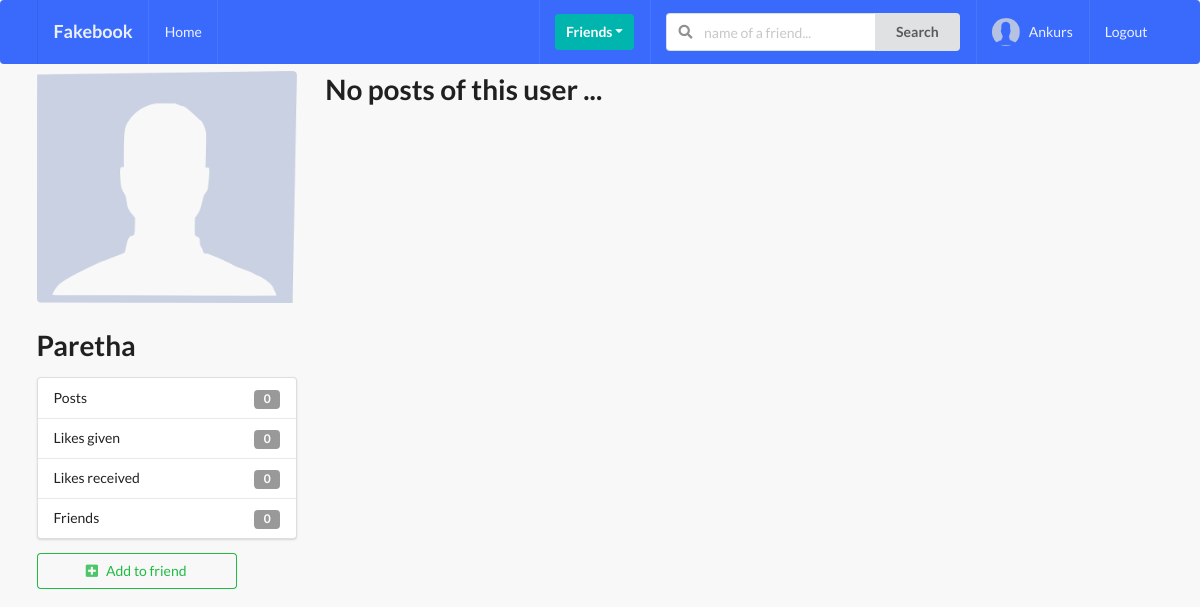
Screenshot of /profiles/kaushal-yadav/ (signed in) with the database file from the repository.
### profiles/models.py (models this page shows, shortened)
class Profile(models.Model):
    first_name = models.CharField(max_length=200, blank=True)
    last_name = models.CharField(max_length=200, blank=True)
    user = models.OneToOneField(User, on_delete=models.CASCADE)
    bio = models.TextField(default="No Bio ...", max_length=300)
    email = models.EmailField(max_length=200, blank=True)
    country = models.CharField(max_length=200, blank=True)
    avatar = models.ImageField(default='avatar.png', upload_to='avatars/')
    friends = models.ManyToManyField(User, blank=True, related_name='friends')
    slug = models.SlugField(unique=True, blank=True)
    updated = models.DateTimeField(auto_now=True)
    created = models.DateTimeField(auto_now_add=True)
    objects = ProfileManager()
    def get_friends_no(self):
        return self.friends.all().count()
    def get_posts_no(self):
        return self.posts.all().count()
    def get_all_authors_posts(self):
        return self.posts.all()
    def get_likes_given_no(self):
        likes = self.like_set.all()
        total_liked = 0
        for item in likes:
            if item.value=='Like':
                total_liked += 1
        return total_liked
    def get_likes_received_no(self):
        posts = self.posts.all()
        total_liked = 0
        for item in posts:
            total_liked += item.liked.all().count()
        return total_liked
    __initial_first_name = None
    __initial_last_name = None
    def __init__(self, *args, **kwargs):
        super().__init__(*args, **kwargs)
        self.__initial_first_name = self.first_name
        self.__initial_last_name = self.last_name

### profiles/views.py (the view)
# urls.py: path('<slug>/', ProfileDetailView.as_view(), name='profile-detail-view'),
class ProfileDetailView(LoginRequiredMixin, DetailView):
    model = Profile
    template_name = 'profiles/detail.html'
    def get_object(self, slug=None):
        slug = self.kwargs.get('slug')
        profile = Profile.objects.get(slug=slug)
        return profile
    def get_context_data(self, **kwargs):
        context = super().get_context_data(**kwargs)
        user = User.objects.get(username__iexact = self.request.user)
        profile = Profile.objects.get(user=user)
        rel_r = Relationship.objects.filter(sender=profile)
        rel_s = Relationship.objects.filter(receiver=profile)
        rel_receiver = []
        rel_sender = []
        for item in rel_r:
            rel_receiver.append(item.receiver.user)
        for item in rel_s:
            rel_sender.append(item.sender.user)
        context['profile'] = profile
        context['rel_receiver'] = rel_receiver
        context['rel_sender'] = rel_sender
        context['posts'] = self.get_object().get_all_authors_posts()
        context['len_posts'] = True if len(self.get_object().get_all_authors_posts()) > 0 else False
        return context

### profiles/context_processors.py (called while the page is built)
def profile_pic(request):
    if request.user.is_authenticated:
        profile_obj = Profile.objects.get(user=request.user)
        pic = profile_obj.avatar
        return {'picture' : pic}
    return {}

def invatations_received_no(request):
    if request.user.is_authenticated:
        profile_obj = Profile.objects.get(user=request.user)
        qs_count = Relationship.objects.invatation_received(profile_obj).count()
        return {'invites_num' : qs_count}
    return {}

### profiles/models.py (called while the page is built)
    def invatation_received(self, receiver):
        qs = Relationship.objects.filter(receiver=receiver, status='send')
        return qs

### profiles/templates/profiles/detail.html (shortened to what this page needs)
{% extends 'base.html' %}
{% block content %}
<div class="ui grid">
    <div class="row">
        <div class="four wide column">
            <img class="ui medium rounded image" src={{object.avatar.url}}>
            <h1>{{object.user}}</h1>
            <div class="ui vertical fluid menu">
                <div class="item">
                    Posts
                    <div class="ui label">{{object.get_posts_no}}</div>
                </div>
                <div class="item">
                    Likes given
                    <div class="ui label">{{object.get_likes_given_no}}</div>
                </div>
                <div class="item">
                    Likes received
                    <div class="ui label">{{object.get_likes_received_no}}</div>
                </div>
                <div class="item">
                    Friends
                    <div class="ui label">{{object.get_friends_no}}</div>
                </div>
            </div>
            {% if object.user not in rel_receiver and object.user not in rel_sender %}
                <form action="{% url 'profiles:send-invite' %}" method="POST">
                    <button type="submit" class="ui positive basic button mb-5 w-big"><i class="plus square icon"></i>Add to friend</button>
                </form>
            {% endif %}
        </div>
        <div class="twelve wide column">
            {% if len_posts %}
                {% for post in posts %}
                    <div class="segment ui fluid">{{post.content}}</div>
                {% endfor %}
            {% else %}
                <h1>No posts of this user ...</h1>
            {% endif %}
        </div>
    </div>
</div>
{% endblock content %}

### templates/main/navbar.html (shortened to what this page needs)
{% url 'home' as path_to_home %}
{% url 'posts:main-post-view' as path_to_posts %}
{% url 'profiles:my-profile-view' as path_to_my_profile %}
<div class="ui inverted menu nav mb-7">
    <div class="ui container">
        <a href="{{path_to_home}}" class="{% if request.path == path_to_home %} active {% endif %} item">
            <h3>Fakebook</h3>
        </a>
        {% if request.user.is_authenticated %}
        <a href="{{path_to_posts}}" class="{% if request.path == path_to_posts %} active {% endif %} item">
            Home
        </a>
        {% endif %}
        <div class="right menu">
            {% if request.user.is_authenticated %}
                <div class="item">
                    <div class="ui floating dropdown icon button teal"> Friends
                        <i class="dropdown icon"></i>
                    </div>
                </div>
                <div class="item">
                    <form action=" {% url 'profiles:search-profile-view' %} " method="GET">
                        <div class="ui action left icon input">
                            <input class="prompt" type="text" name='query' id="query" placeholder="name of a friend...">
                            <button type='submit' name="button" class="ui button">Search</button>
                        </div>
                    </form>
                </div>
                <a href="{{path_to_my_profile}}" class="{% if request.path == path_to_my_profile %} active {% endif %} item">
                <img src="{{picture.url}}" class="ui avatar image">&nbsp;
                    {{ request.user }}
                </a>
                <a href="{% url 'account_logout' %}" class="ui item">
                    Logout
                </a>
            {% else %}
            <a href="{% url 'account_login' %}" class="ui item">
                Login
            </a>
            {% endif %}
        </div>
    </div>
</div>

### static_project/style.css (style rules this page uses)
body { background: #f8f8f8 !important; }
.nav { border-radius: 0px; background-color: #396afc !important; }
.mb-7 { margin-bottom: 7px !important; }
.w-big { width: 200px !important; }
.mb-5 { margin-bottom: 5px !important; }

### rows the page displays
Profile: avatar (placeholder picture), user "Paretha", get_posts_no "0", get_likes_given_no "0", get_likes_received_no "0", get_friends_no "0"

### other values shown
{{ request.user }} "Ankurs"
